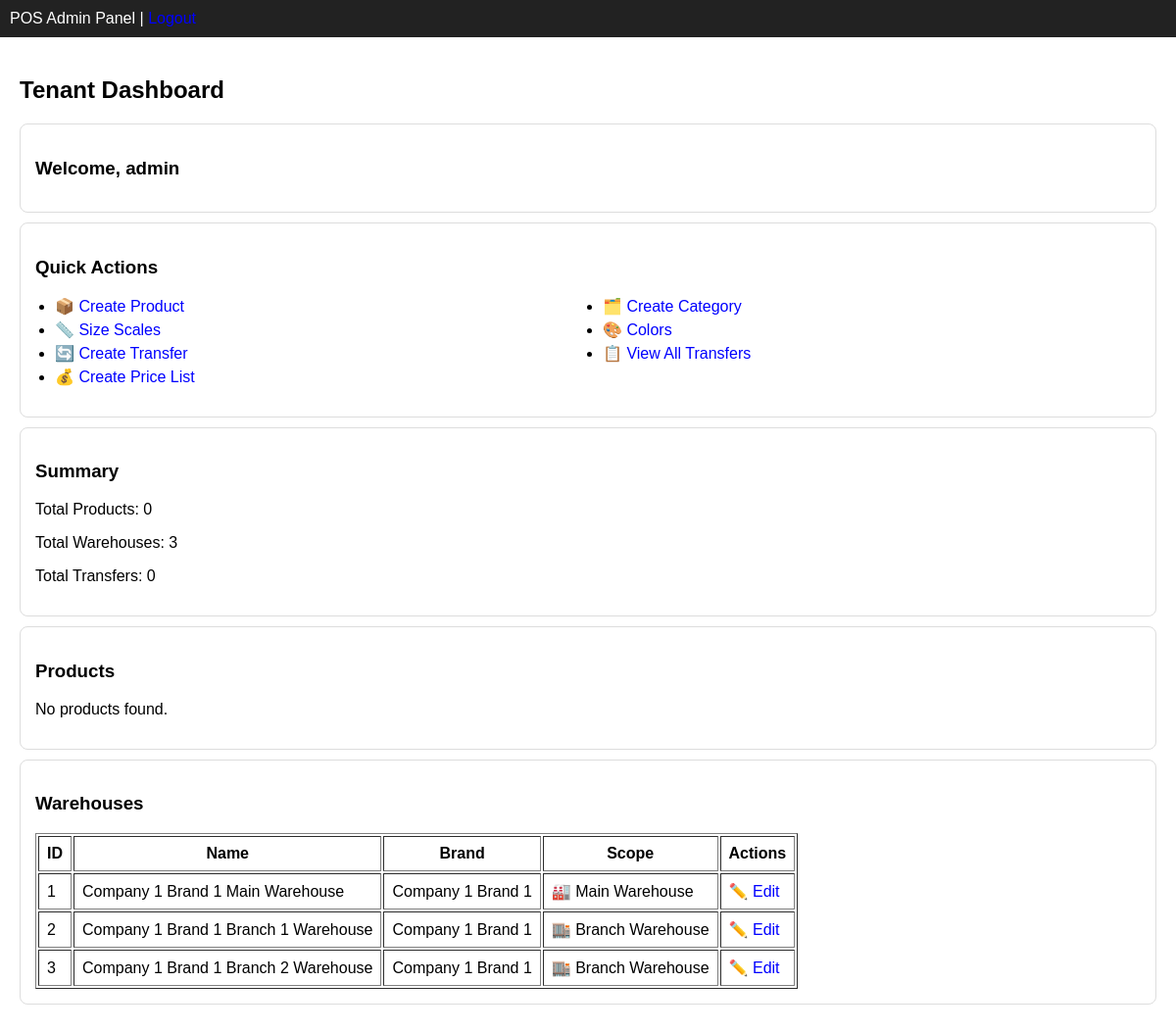
/tenant/dashboard (signed in), run on the app's committed database.
### app/modules/users/models.py (models this page shows)
class User(BaseModel, UserMixin):
    __tablename__ = "users"
    username = db.Column(db.String, unique=True, nullable=False)
    password = db.Column(db.String, nullable=False)
    role = db.Column(db.String(50), nullable=False)
    tenant_id = db.Column(db.Integer, db.ForeignKey("tenants.id"), nullable=False)
    branch_id = db.Column(db.Integer, db.ForeignKey("branches.id"), nullable=True)
    tenant = db.relationship("Tenant", back_populates="users")
    branch = db.relationship("Branch", back_populates="users")

### app/modules/warehouses/models.py (models this page shows)
class Warehouse(BaseModel):
    __tablename__ = "warehouses"
    name = db.Column(db.String(100), nullable=False)
    tenant_id = db.Column(db.Integer, db.ForeignKey("tenants.id"), nullable=False)
    brand_id = db.Column(db.Integer, db.ForeignKey("brands.id"), nullable=False)
    branch_id = db.Column(db.Integer, db.ForeignKey("branches.id"), nullable=True)
    parent_id = db.Column(db.Integer, db.ForeignKey("warehouses.id"), nullable=True)
    brand = db.relationship(
        "Brand",
        back_populates="warehouses"
    )
    branch = db.relationship(
        "Branch",
        back_populates="warehouse",
        uselist=False
    )
    parent = db.relationship(
        "Warehouse",
        remote_side="Warehouse.id",
        backref="children"
    )
    inventory = db.relationship(
        "Inventory",
        back_populates="warehouse",
        cascade="all, delete-orphan"
    )

### app/modules/brands/models.py (models this page shows, shortened)
class Brand(BaseModel):
    __tablename__ = "brands"
    name = db.Column(db.String(100), nullable=False)
    tenant_id = db.Column(db.Integer, db.ForeignKey("tenants.id"), nullable=False)
    tenant = db.relationship("Tenant", back_populates="brands")
    company_id = db.Column(db.Integer, db.ForeignKey("companies.id"), nullable=False)
    company = db.relationship("Company", back_populates="brands")
    branches = db.relationship(
        "Branch",
        back_populates="brand",
        cascade="all, delete-orphan"
    )
    warehouses = db.relationship(
        "Warehouse",
        back_populates="brand",
        cascade="all, delete-orphan"
    )

### app/tenant/routes.py (the view)
@tenant_bp.route("/dashboard")
@login_required
def dashboard():
    branches = Branch.query.join(Brand).filter(
        Brand.tenant_id == current_user.tenant_id
    ).all()
    products = Product.query.join(Brand).filter(
        Brand.tenant_id == current_user.tenant_id
    ).all()
    warehouses = Warehouse.query.filter_by(
        tenant_id=current_user.tenant_id
    ).all()
    return render_template(
        "tenant/dashboard.html",
        branches=branches,
        products=products,
        warehouses = warehouses
    )

### app/templates/tenant/dashboard.html (shortened to what this page needs)
{% extends "shared/base.html" %}
{% block content %}
<h2>Tenant Dashboard</h2>
<div class="card">
    <h3>Welcome, {{ current_user.username }}</h3>
</div>
<div class="card quick-actions">
    <h3>Quick Actions</h3>
    <ul>
        <li>
            <a href="{{ url_for('products.create_product') }}">
                📦 Create Product
            </a>
        </li>
        <li>
            <a href="{{ url_for('categories.create_category') }}">
                🗂️ Create Category
            </a>
        </li>
    <li>
    <a href="{{ url_for('size_scales.create_scale') }}">
        📏 Size Scales
    </a>
</li>
<li>
    <a href ="{{url_for('colors.create_color')}}">
        🎨 Colors
    </a>
</li>
        <li>
            <a href="{{ url_for('transfers.create_transfer') }}">
                🔄 Create Transfer
            </a>
        </li>
        <li>
            <a href="{{ url_for('transfers.list_transfers') }}">
                📋 View All Transfers
            </a>
        </li>
        <li>
    <a href="{{ url_for('pricing.create_price_list') }}">
        💰 Create Price List
    </a>
</li>
    </ul>
</div>
<div class="card">
    <h3>Summary</h3>
    <p>Total Products: {{ products | length }}</p>
    <p>Total Warehouses: {{ warehouses | length if warehouses else 0 }}</p>
    <p>Total Transfers: {{ transfers | length if transfers else 0 }}</p>
</div>
<div class="card">
    <h3>Products</h3>
    {% if products %}
    <table border="1" cellpadding="8">
        <tr>
            <th>ID</th>
            <th>Name</th>
            <th>SKU</th>
            <th>Price</th>
            <th>Action</th>
        </tr>
        {% for product in products %}
        <tr>
            <td>{{ product.id }}</td>
            <td>{{ product.name }}</td>
            <td>{{ product.sku }}</td>
            <td>{{ product.price }}</td>
            <td>
                <a href="{{ url_for('products.edit_product', product_id=product.id) }}">
                    ✏️ Edit
                </a>
            </td>
        </tr>
        {% endfor %}
    </table>
    {% else %}
        <p>No products found.</p>
    {% endif %}
</div>
<div class="card">
    <h3>Warehouses</h3>
    {% if warehouses %}
    <table border="1" cellpadding="8">
        <tr>
            <th>ID</th>
            <th>Name</th>
            <th>Brand</th>
            <th>Scope</th>
            <th>Actions</th>
        </tr>
        {% for warehouse in warehouses %}
        <tr>
            <td>{{ warehouse.id }}</td>
            <td>{{ warehouse.name }}</td>
            <td>
                {{ warehouse.brand.name if warehouse.brand else "—" }}
            </td>
            <td>
                {% if warehouse.branch_id %}
                    🏬 Branch Warehouse
                {% else %}
                    🏭 Main Warehouse
                {% endif %}
            </td>
            <td>
                <a href="{{ url_for('tenant.edit_warehouse', warehouse_id=warehouse.id) }}">
                    ✏️ Edit
                </a>
            </td>
        </tr>
        {% endfor %}
    </table>
    {% else %}
        <p>No warehouses found.</p>
    {% endif %}
</div>
{% endblock %}

### app/templates/shared/base.html (style rules this page uses)
body { font-family: Arial; margin: 0; font-size: 10 px; }
.card { border: 1px solid #ddd; padding: 15px; margin: 10px 0; border-radius: 8px; }
a { text-decoration: none; color: blue; }

### app/templates/tenant/dashboard.html (style rules this page uses)
.quick-actions ul { display: grid; grid-template-columns: repeat(2, 1fr); gap: 5px 10px; padding-left: 20px; }
.quick-actions li { margin: 0; }

### data on the page
User: username "admin"
Warehouse: id "1", name "Company 1 Brand 1 Main Warehouse", brand "Company 1 Brand 1", shows "🏭 Main Warehouse"
Warehouse: id "2", name "Company 1 Brand 1 Branch 1 Warehouse", brand "Company 1 Brand 1", shows "🏬 Branch Warehouse"
Warehouse: id "3", name "Company 1 Brand 1 Branch 2 Warehouse", brand "Company 1 Brand 1", shows "🏬 Branch Warehouse"

### other printed values
{{ products | length }} "0"
{{ warehouses | length if warehouses else 0 }} "3"
{{ transfers | length if transfers else 0 }} "0"
